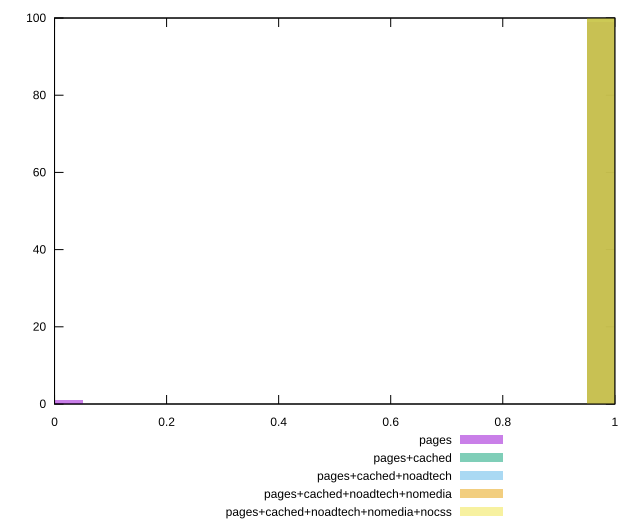

Recreate this plot in gnuplot.
reset

$pages <<EOF
1 99
0 1
EOF

$pagesCached <<EOF
1 100
EOF

$pagesCachedNoadtech <<EOF
1 100
EOF

$pagesCachedNoadtechNomedia <<EOF
1 100
EOF

$pagesCachedNoadtechNomediaNocss <<EOF
1 100
EOF

set key outside below
set boxwidth 0.1
set xrange [0:1]
set yrange [0:100]
set trange [0:100]
set style fill transparent solid 0.5 noborder
set terminal svg size 640, 530 enhanced background rgb 'white'
set output "report_00015_2021-02-09T16-11-33.973Z/server-response-time/comparison/histogram/all_score.svg"

plot $pages title "pages" with boxes, \
     $pagesCached title "pages+cached" with boxes, \
     $pagesCachedNoadtech title "pages+cached+noadtech" with boxes, \
     $pagesCachedNoadtechNomedia title "pages+cached+noadtech+nomedia" with boxes, \
     $pagesCachedNoadtechNomediaNocss title "pages+cached+noadtech+nomedia+nocss" with boxes

reset
